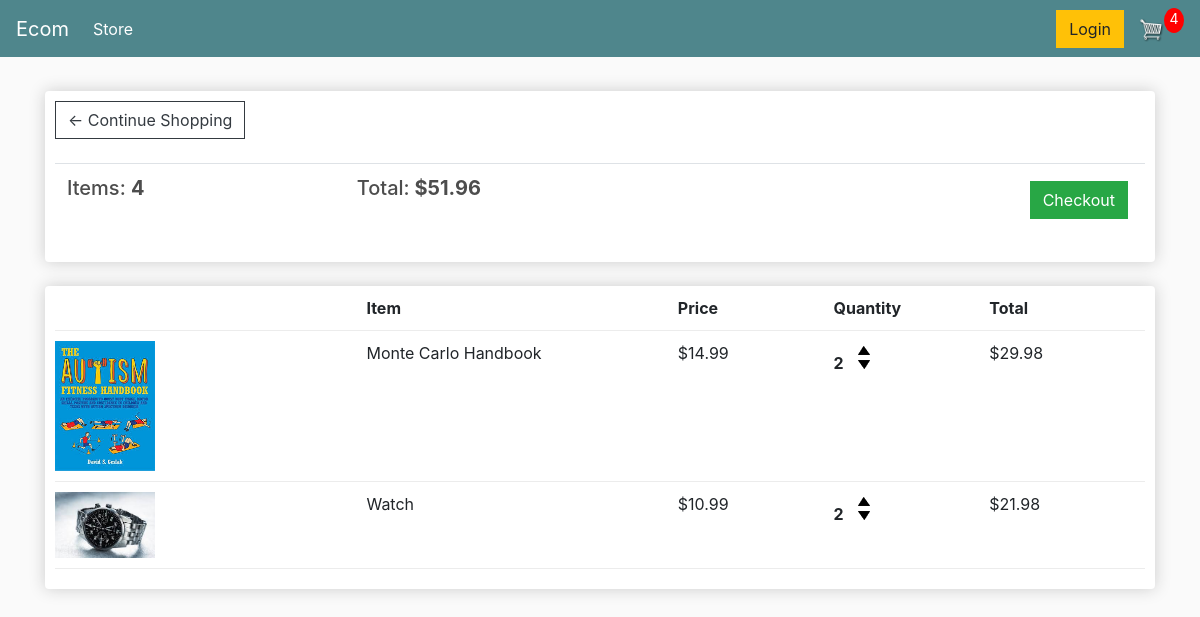
The page /cart/ (signed in) on the database as committed earlier.
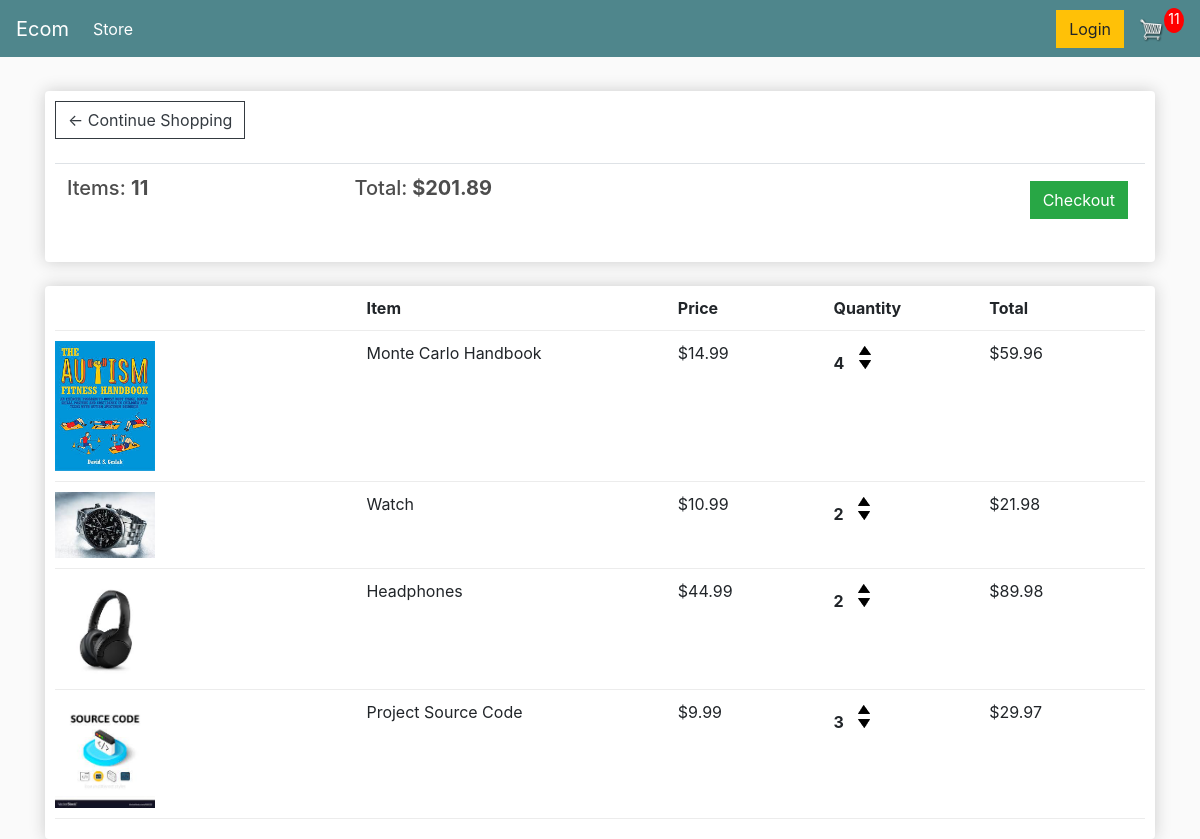
The same page on the database as committed later.
### ecomapp/models.py (models this page shows, shortened)
class Order(models.Model):
    customer=models.ForeignKey(Customer,on_delete=models.SET_NULL,null=True,blank=True)
    date_ordered=models.DateTimeField(auto_now_add=True)
    complete=models.BooleanField(default=False)
    transaction_id=models.CharField(max_length=100,null=True)
    @property
    def get_cart_total(self):
        orderitems=self.orderitem_set.all()
        cart_total=sum([item.get_total for item in orderitems])
        return cart_total
    @property
    def get_cart_items(self):
        orderitems=self.orderitem_set.all()
        cart_items=sum([item.quantity for item in orderitems])
        return cart_items

class OrderItem(models.Model):
    product=models.ForeignKey(Product,on_delete=models.SET_NULL,null=True)
    order=models.ForeignKey(Order,on_delete=models.SET_NULL,null=True)
    quantity=models.IntegerField(default=0,null=True,blank=True)
    date_added=models.DateTimeField(auto_now_add=True)
    @property
    def get_total(self):
        item_total=self.product.price*self.quantity
        return item_total

class Product(models.Model):
    name=models.CharField(max_length=200)
    price=models.FloatField()
    digital=models.BooleanField(default=False,null=True,blank=True)
    image=models.ImageField(null=True,blank=True)
    @property
    def imageURL(self):
        try:
            url=self.image.url
        except:
            url=""
        return url

### ecomapp/views.py (the view)
# urls.py: path('cart/',views.cart,name='cart'),
def cart(request):
	if request.user.is_authenticated:
		customer = request.user.customer
		order, created = Order.objects.get_or_create(customer=customer, complete=False)
		items = order.orderitem_set.all()
		cartItems = order.get_cart_items
	else:
		items = []
		order = {'get_cart_total':0, 'get_cart_items':0, 'shipping':False}
		cartItems = order['get_cart_items']
	context = {'items':items, 'order':order, 'cartItems':cartItems}
	return render(request, 'ecomapp/cart.html', context)

### ecomapp/templates/ecomapp/Cart.html
{% extends 'ecomapp/index.html' %}
{% load static %}
{% block content %}
<div class="row">
    <div class="col-lg-12">
        <div class="box-element">
            <a class="btn btn-outline-dark" href="{% url 'store' %}">&#x2190; Continue Shopping</a>
            <br>
            <br>
            <table class="table">
                <tr>
                    <th>
                        <h5>Items: <strong>{{order.get_cart_items}}</strong></h5>
                    </th>
                    <th>
                        <h5>Total:<strong> ${{order.get_cart_total | floatformat:2}}</strong></h5>
                    </th>
                    <th>
                        <a style="float:right; margin:5px;" class="btn btn-success"
                            href="{% url 'checkout' %}">Checkout</a>
                    </th>
                </tr>
            </table>
        </div>
        <br>
        <div class="box-element">
            <div class="cart-row">
                <div style="flex:2"></div>
                <div style="flex:2"><strong>Item</strong></div>
                <div style="flex:1"><strong>Price</strong></div>
                <div style="flex:1"><strong>Quantity</strong></div>
                <div style="flex:1"><strong>Total</strong></div>
            </div>
            {% for item in items %}
            <div class="cart-row">
                <div style="flex:2"><img class="row-image" src="{{item.product.imageURL}}"></div>
                <div style="flex:2">
                    <p>{{item.product.name}}</p>
                </div>
                <div style="flex:1">
                    <p>${{item.product.price | floatformat:2}}</p>
                </div>
                <div style="flex:1">
                    <p class="quantity">{{item.quantity}}</p>
                    <div class="quantity">
                        <img data-product="{{item.product.id}}" data-action="add" class="update-cart chg-quantity"
                            src="{% static  'img/up_arrow.png' %}">
                        <img data-product="{{item.product.id}}" data-action="remove" class="update-cart chg-quantity"
                            src="{% static  'img/down_arrow.png' %}">
                    </div>
                </div>
                <div style="flex:1">
                    <p>${{item.get_total}}</p>
                </div>
            </div>
            {% endfor %}
        </div>
    </div>
</div>
{% endblock content %}

Rows that differ between the two databases and show on the page:
changed through a linked row, Order: get_cart_items "4" → "11"; get_cart_total "51.96" → "201.89"
changed OrderItem "Monte Carlo Handbook": quantity "2" → "4"; get_total "29.98" → "59.96"
added OrderItem: product.imageURL (picture), product.name "Headphones", product.price "44.99", quantity "2", get_total "89.98"
added OrderItem: product.imageURL (picture), product.name "Project Source Code", product.price "9.99", quantity "3", get_total "29.97"
Other text that changed with them:
{{ cartItems }}: "4" → "11"
